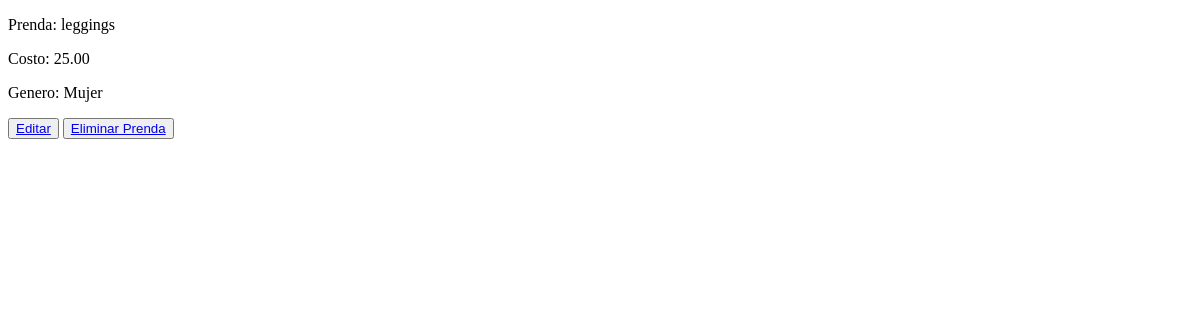
The app's page /App/leerPrendas/, older data.
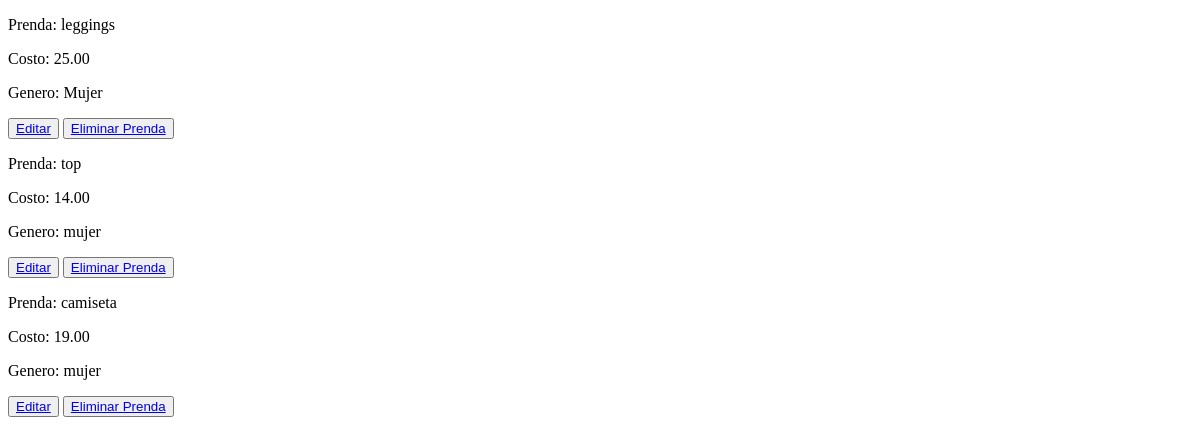
The same page, newer data.
### App1/models.py (models this page shows, shortened)
class Prenda(models.Model):
    tipo = models.CharField(max_length=20)
    costo = models.DecimalField(max_digits=10, decimal_places=2, default=50.25)
    genero = models.CharField(max_length=10)
    imagen_url = models.URLField(blank=True, null=True)  # Campo para la URL de la imagen

### App1/views.py (the view)
# urls.py: path("leerPrendas/", leerPrendas, name='RopaLeer'),
def leerPrendas(request):
    prendas = Prenda.objects.all()
    contexto = {"ropa": prendas}
    return render(request, "App1/leerPrendas.html", contexto)

### App1/templates/App1/leerPrendas.html (shortened to what this page needs)
<!DOCTYPE html>
<html lang="en">
<head>
</head>
<body>
    {% for preda in ropa%}
    <p>Prenda: {{preda.tipo}}</p>
    <p>Costo: {{preda.costo}}</p>
    <p>Genero: {{preda.genero}}</p>
    <button>
        <a href="{% url 'PrendaEditar' preda.tipo %}">Editar</a>
    </button>
    <button>
        <a href="{% url 'PrendaEliminar' preda.tipo %}">Eliminar Prenda</a>
    </button>
    {% endfor%}
</body>
</html>

Row changes from the older to the newer data that the page shows:
added Prenda: tipo "top", costo "14.00", genero "mujer"
added Prenda: tipo "camiseta", costo "19.00", genero "mujer"
